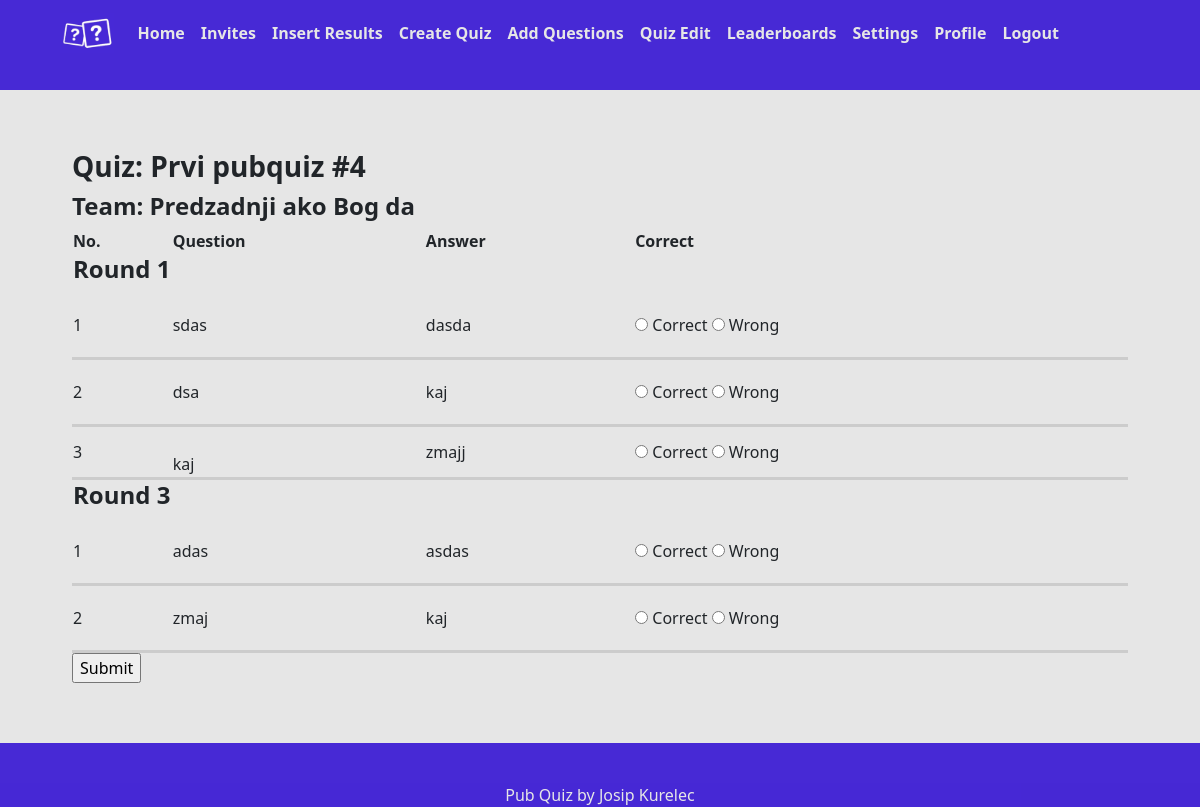
Screenshot of /insertTeamResults.php?tid=6&eid=190 (signed in) with the database file from the repository.
### tables this page shows
CREATE TABLE `question` (
  `id` int(11) NOT NULL,
  `EditionId` int(11) NOT NULL,
  `Round` int(11) NOT NULL,
  `Question` text NOT NULL,
  `Answer` text NOT NULL,
  `Image` varchar(255) NOT NULL,
  `Elo` int(11) NOT NULL
);

### insertTeamResults.php (the view, shortened to what this page needs)
<?php
include "head.php";
include "connect.php";
include "qnav.php";
$tid = $_GET['tid'];
$eid = $_GET['eid'];
$idArray1 = array();
$questionArray1 = array();
$answerArray1 = array();
$imageArray1 = array();
$idArray3 = array();
$questionArray3 = array();
$answerArray3 = array();
$imageArray3 = array();
$query = "SELECT id, question, answer, image, elo FROM question where editionid = ? and round = 1 order by id";
$stmt = mysqli_stmt_init($db);
if (mysqli_stmt_prepare($stmt, $query)) {
    mysqli_stmt_bind_param($stmt, 'i', $eid);
    mysqli_stmt_execute($stmt);
    mysqli_stmt_bind_result($stmt, $id, $question, $answer, $image, $elo);
    while (mysqli_stmt_fetch($stmt)) {
        $idArray1[] = $id;
        $questionArray1[] = $question;
        $answerArray1[] = $answer;
        $imageArray1[] = $image;
    }
}
$query = "SELECT id, question, answer, image, elo FROM question where editionid = ? and round = 2 order by id";
$stmt = mysqli_stmt_init($db);
if (mysqli_stmt_prepare($stmt, $query)) {
    mysqli_stmt_bind_param($stmt, 'i', $eid);
    mysqli_stmt_execute($stmt);
    mysqli_stmt_bind_result($stmt, $id, $question, $answer, $image, $elo);
}
$query = "SELECT id, question, answer, image, elo FROM question where editionid = ? and round = 3 order by id";
$stmt = mysqli_stmt_init($db);
if (mysqli_stmt_prepare($stmt, $query)) {
    mysqli_stmt_bind_param($stmt, 'i', $eid);
    mysqli_stmt_execute($stmt);
    mysqli_stmt_bind_result($stmt, $id, $question, $answer, $image, $elo);
    while (mysqli_stmt_fetch($stmt)) {
        $idArray3[] = $id;
        $questionArray3[] = $question;
        $answerArray3[] = $answer;
        $imageArray3[] = $image;
    }
}
$query = "SELECT NameOfEdition, Elo FROM editionofquiz WHERE Id = ?";
$stmt = mysqli_stmt_init($db);
if (mysqli_stmt_prepare($stmt, $query)) {
    mysqli_stmt_bind_param($stmt,'i',$eid);
    mysqli_stmt_execute($stmt);
    mysqli_stmt_bind_result($stmt, $NameOfQuiz, $QuizElo);
}
$query = "SELECT NameOfTeam FROM teams WHERE Id = ?";
$stmt = mysqli_stmt_init($db);
if (mysqli_stmt_prepare($stmt, $query)) {
    mysqli_stmt_bind_param($stmt,'i',$tid);
    mysqli_stmt_execute($stmt);
    mysqli_stmt_bind_result($stmt, $NameOfTeam);
}
?>
<div class="d-flex align-items-center justify-content-center qback" style="padding: 2% 0%;">
<main class="container-fluid">
  <div class="row">
    <div class="col-lg-12 col-12 offset-lg-0 offset-0 setBox br0 row" >
        <h3 class="nameofquiz">Quiz: <?php echo $NameOfQuiz;?></h3><br/>
        <h4 class="nameofquiz">Team: <?php echo $NameOfTeam;?></h4>
    <form method="post" onsubmit="return validateForm()">
    <?php
        echo '<table style="width: 100%;" class="nocur">
        <tr>
            <th>No.</th>
            <th>Question</th>
            <th>Answer</th>
            <th>Correct</th>
        </tr>';
    if(count($idArray1)>0){
        echo '<tr><th colspan="4"><h4 class="nameofquiz">Round 1</h4></th></tr>';
        for ($i = 0; $i < count($idArray1); $i++) {
                echo '<tr style="border-bottom: 3px solid #cccccc;">';
                echo '<td>' . ($i+1) . '</td>';
                if($imageArray1[$i] != ""){
                    echo '<td><img src="qImg/' . $imageArray1[$i] . '" alt="" class="pppp"><br/>';
                }else{
                    echo '<td style="padding-top: 1.25rem; padding-bottom: 1.25rem;">';
                }
                echo $questionArray1[$i] . '</td>';
                echo '<td>' . $answerArray1[$i] . '</td>';
                echo '<td><input type="radio" name="answer_round1_' . $idArray1[$i] . '" value="1" style="cursor: pointer;"> Correct ';
                echo '<input type="radio" name="answer_round1_' . $idArray1[$i] . '" value="0" style="cursor: pointer;"> Wrong</td>';
                echo '</tr>';
        }
    }
    if(count($idArray3)>0){
        echo '<tr><th colspan="4"><h4 class="nameofquiz">Round 3</h4></th></tr>';
        for ($i = 0; $i < count($idArray3); $i++) {
                echo '<tr style="border-bottom: 3px solid #cccccc;">';
                echo '<td>' . ($i+1) . '</td>';
                if($imageArray3[$i] != ""){
                    echo '<td><img src="qImg/' . $imageArray3[$i] . '" alt="" class="pppp"><br/>';
                }else{
                    echo '<td style="padding-top: 1.25rem; padding-bottom: 1.25rem;">';
                }
                echo $questionArray3[$i] . '</td>';
                echo '<td>' . $answerArray3[$i] . '</td>';
                echo '<td><input type="radio" name="answer_round3_' . $idArray3[$i] . '" value="1"> Correct ';
                echo '<input type="radio" name="answer_round3_' . $idArray3[$i] . '" value="0"> Wrong</td>';
                echo '</tr>';
        }
    }
    ?>
        </table>
        <input type="submit" name="submit" value="Submit">
    </form>
    </div>
  </div>
</main>
</div>

### head.php (shortened to what this page needs)
<!DOCTYPE html>
<html lang="en">
<head>
    <link href="https://cdn.jsdelivr.net/npm/bootstrap@5.2.3/dist/css/bootstrap.min.css" rel="stylesheet">
    <link rel="stylesheet" type="text/css" href="style.css"/>
</head>
<body>

### qnav.php (shortened to what this page needs)
<header>
<nav class="navbar navbar-expand-lg justify-content-between" style="background-color:#4729d5">
  <a class="navbar-brand navlogo" href="qindex.php"><img src="img/qlogo.jpg" width="40px" height="40px" class="d-inline-block align-top" alt="logo"></a>
  <div class="collapse navbar-collapse" id="navbarNavDropdown">
    <ul class="navbar-nav mr-auto">
      <li class="nav-item active">
        <a class="nav-link" href="qindex.php">Home</a>
      </li>
      <li class="nav-item">
        <a class="nav-link" href="qinvites.php">Invites</a>
      </li>
      <li class="nav-item">
        <a class="nav-link" href="insertResults.php">Insert Results</a>
      </li>
      <li class="nav-item">
        <a class="nav-link" href="createQuiz.php">Create Quiz</a>
      </li>
      <li class="nav-item">
        <a class="nav-link" href="insertQuestion.php">Add Questions</a>
      </li>
      <li class="nav-item">
        <a class="nav-link" href="quizEdit.php">Quiz Edit</a>
      </li>
      <li class="nav-item">
        <a class="nav-link" href="leaderboard.php">Leaderboards</a>
      </li>
      <li class="nav-item">
        <a class="nav-link" href="qsettings.php">Settings</a>
      </li>
      <li class="nav-item">
        <a class="nav-link" href="qProfile.php">Profile</a>
      </li>
      <li class="nav-item">
        <a class="nav-link" href="logout.php">Logout</a>
      </li>
    </ul>
  </div>
</nav>
</header>

### style.css (style rules this page uses)
body { margin: 0 auto; padding-bottom: 40px; z-index: 1000; min-height: 100vh; background-color:#4729D5; }
.txtCenter { text-align: center; }
img { width: 100%; }
.navlogo { margin-left: 5%; }
.setBox { background-color: #e6e6e6; padding: 5%; border-radius: 5%; }
.qback { background-color:#4729D5; }
.nav-link { font-weight: bold; }
footer { color:#e6e6e6; display: block; background-color:#4629d5b4 !important; z-index: -1000 !important; }
nav { align-items: center; }
.nav-link { color:#e6e6e6; }
.nameofquiz { font-weight: bold; }
p { margin: 0; }
.br0 { border-radius: 0% !important; }

### rows the page displays
question: Question "dsa", Answer "kaj"
question: Question "kaj", Answer "zmajj"

### other values shown
$NameOfQuiz "Prvi pubquiz #4"
$NameOfTeam "Predzadnji ako Bog da"
$questionArray1[$i] "sdas"
$answerArray1[$i] "dasda"
$questionArray3[$i] "adas"
$answerArray3[$i] "asdas"
$questionArray3[$i] "zmaj"
$answerArray3[$i] "kaj"
